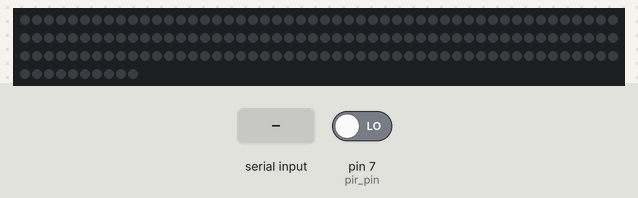
A sketch run on a simulated Arduino Uno, built with avr-gcc and run on an emulated ATmega328P. Parts: 160 RGB LEDs in strip order, left to right, continuing on the next row. Inputs (shaded band) come from the test bench; at power-on: pin 7 (pir_pin) LOW. Dim RGB values are drawn brighter than linear; random numbers use the default seed unless the sketch sets one; what the sketch prints to the serial monitor is not drawn.

Above: at 4.2 s.
4.3 s: "1" received over Serial
At 5.8 s:
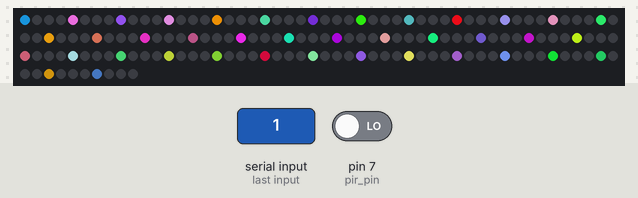
9.5 s: "0" received over Serial
At 10.7 s:
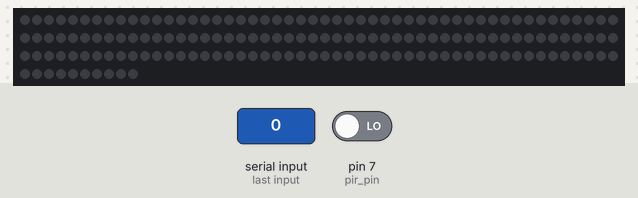
11.0 s: "1" received over Serial
At 13.9 s:
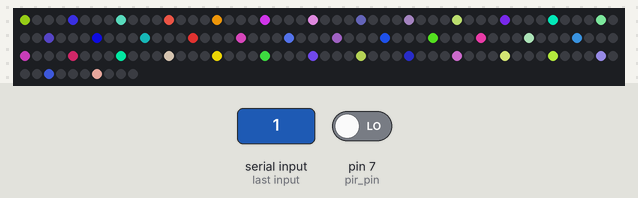
Timing chart, 0 to 15.0 s (numbered marks = the images above; inputs shaded):
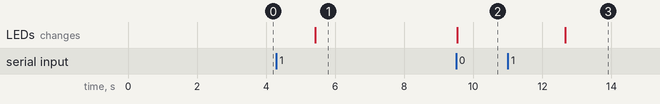

The sketch:

caja_11_terraza.ino
```cpp
#include "LPD8806.h"
#include "SPI.h"

long tiempo_actual;
long tiempo_pir;
long tiempo_enviar;


int nLEDs = 160;
int data_pin  = 2;
int clock_pin = 3;
int pir_pin = 7;
LPD8806 strip = LPD8806(nLEDs, data_pin, clock_pin);
int estado_leds = 0;

void setup() {
  Serial.begin(9600);
  strip.begin();
  apagar_leds();
  strip.show();
  delay(1000);
  estado_leds = 0;
  tiempo_actual = millis();
  tiempo_pir = millis();
  tiempo_enviar = millis();


}

void loop() {
  tiempo_actual = millis();
  int pir_read = digitalRead(pir_pin);

  if(pir_read > 0) {
    if(tiempo_actual >= tiempo_pir + 5000){
      tiempo_pir = millis();
      tiempo_enviar = millis();
      registro_enviar();
    }
  }
  if(tiempo_actual >= tiempo_enviar + 10000){
    tiempo_enviar = millis();
    registro_enviar();
  }

  if(Serial.available() > 0){
    char leer = Serial.read();
    if(leer=='1'){
      if(estado_leds==0) {
        aleatorio();
      }
    }
    if(leer=='0'){
      if(estado_leds==1){
        apagar_leds();
      }
    }
   }
}

void registro_enviar(){
    int pir_read = digitalRead(pir_pin);
    Serial.print("pir,binary,1,");
    Serial.println(pir_read);
 }

void aleatorio() {
  //Serial.println("Prenderleds");
  for(int i=0; i<strip.numPixels(); i++) strip.setPixelColor(i, 0);
  strip.show();

  delay(1000);
  estado_leds = 1;
  for(int i=0; i < strip.numPixels(); i++){
    int r = random(100)+1;
    int g = random(100)+1;
    int b = random(100)+1;
    if(i%4 == 0){
      strip.setPixelColor(i, strip.Color(r, g, b));
      }
  }
  strip.show();
  delay(2000);
}

void apagar_leds() {
  //Serial.println("Apagar leds");
  estado_leds = 0;
  for(int i=0; i<strip.numPixels(); i++) strip.setPixelColor(i, 0);
  strip.show();
  delay(2000);
}
```

Measured:
- after the input at 4.3 s, the LEDs: change after 1.1 s (image 1)
- after the input at 9.5 s, the LEDs: change at once (image 2)
- after the input at 11.0 s, the LEDs: change after 1.7 s (image 3)
